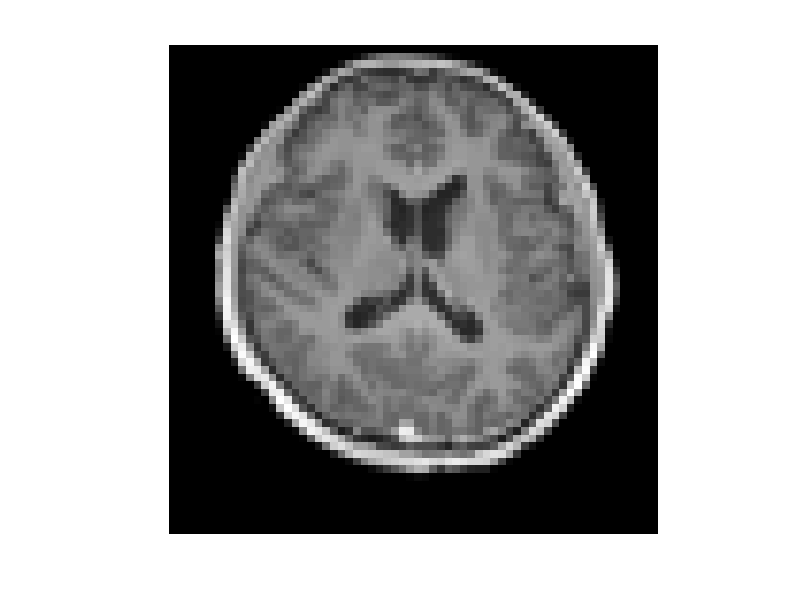
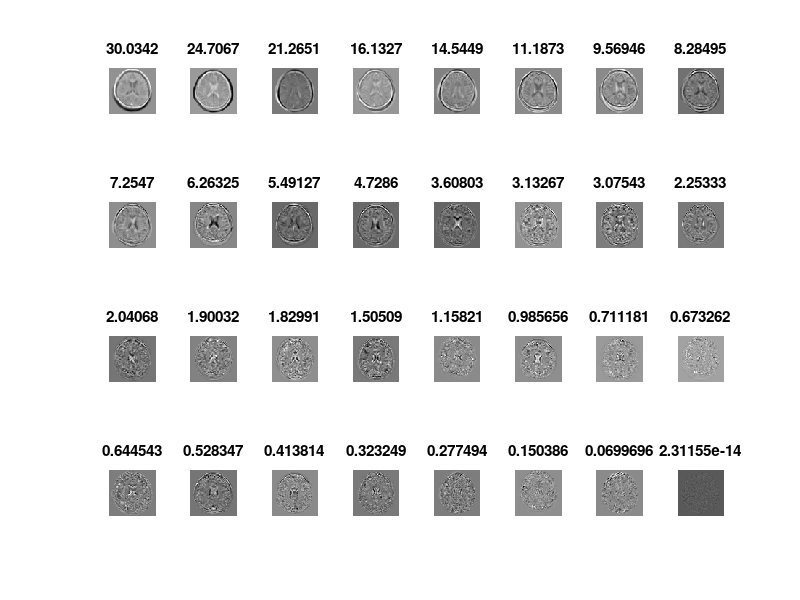

Source code (MATLAB) for these figures, in order: (Note: this script raises an error after producing the figures.)
figure(1)
load MRI_dataset;
for i=1:32
    imshow(MRI_dataset(:,:,i));
end
% figure(2)
load noise_img;
% imshow(noise_img);

%% svd
A = [1 -0.8 0.5;0 1 2;1 0 0.3;2 2.5 0];
[U,S,V] = svd(A);
disp("U:");disp(U);
disp("S:");disp(S);
disp("V:");disp(V);

%% Eigne image & value
% vectorize image and form data matrix
X_biased = [];
for i=1:32
   image_vec = reshape(MRI_dataset(:,:,i),1,[]);
   X_biased = [X_biased;image_vec];
end

% get average image
avg_image = mean(X_biased, 1);

% get data centered with origin
X = bsxfun(@minus, X_biased, avg_image);

% get the shape of data matrix
[N, d] = size(X);

% do svd
[U,S,V] = svd(X,'econ');

% set figure
figure(2);
set(gcf,'position',[100,100,1400,600]);

% get singular values
singular_values = diag(S);

% get eigen images
eigen_images = [];
for i=1:N
    img_min = min(V(:,i));
    img_max = max(V(:,i));
    eigen_image = reshape(V(:,i),64,[]);
    eigen_images(:,:,i) = eigen_image;
    subplot(4,8,i);
    imshow(eigen_image);
    title([singular_values(i)])
    caxis([img_min,img_max]);
end
sgtitle('eigen images');

%% eigen filter
figure(3);
imshow(noise_img);
title('noise image');
[U,S,V] = svd(noise_img,'econ');
k = 27;
reconstruct_image = zeros(size(noise_img));
sigma = diag(S);
for i=1:k
    reconstruct_image = reconstruct_image + U(:,i)*V(:,i)'*sigma(i);
end
figure(4);
imshow(reconstruct_image);
title('denoised image');
